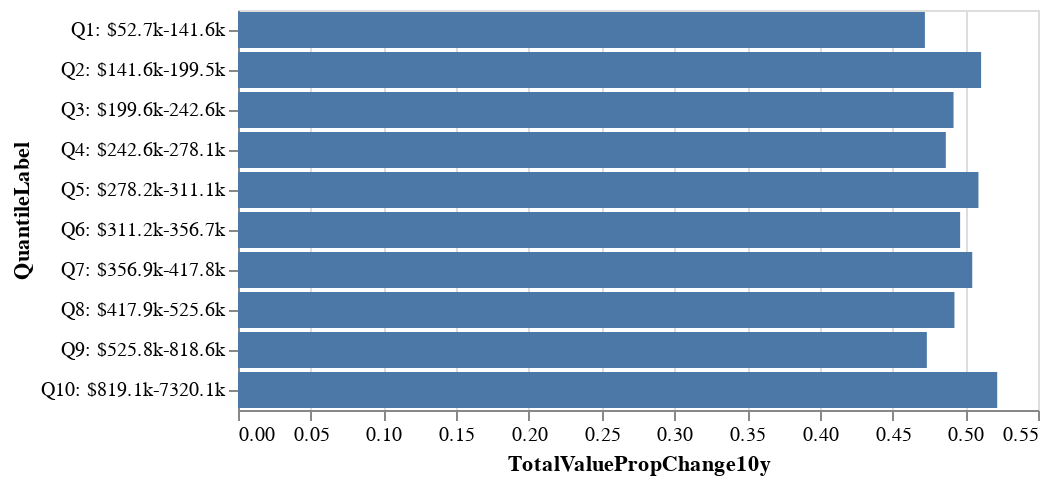

This figure's notebook cell:
### Markdown cell above
And the pattern is noticeably different for ten-year proportion change, with slightly higher growth in the values of the highest-priced properties.

### Code cell
alt.Chart(assessments).mark_bar().encode(
    x=alt.Y("TotalValuePropChange10y:Q"),
    y=alt.X("QuantileLabel:N", sort=alt.SortField("TotalValueQuintile")),
)

### Figure 1 — Vega-Lite specification as saved in the notebook (floating-point values rounded to 4 significant figures)
{"config": {"view": {"continuousWidth": 400, "continuousHeight": 300}}, "data": {"name": "data-310c340697d0af21c4ca7c099c08d31c"}, "mark": "bar", "encoding": {"x": {"field": "TotalValuePropChange10y", "type": "quantitative"}, "y": {"field": "QuantileLabel", "sort": {"field": "TotalValueQuintile"}, "type": "nominal"}}, "$schema": "https://vega.github.io/schema/vega-lite/v4.17.0.json", "datasets": {"data-310c340697d0af21c4ca7c099c08d31c": [{"TotalValueQuintile": 1, "TotalValuePropChange1y": 0.2456, "TotalValuePropChange5y": 0.4416, "TotalValuePropChange10y": 0.4722, "MinValue": 52700, "MaxValue": 141600, "QuantileLabel": "Q1: $52.7k-141.6k"}, {"TotalValueQuintile": 2, "TotalValuePropChange1y": 0.1264, "TotalValuePropChange5y": 0.4546, "TotalValuePropChange10y": 0.5109, "MinValue": 141600, "MaxValue": 199500, "QuantileLabel": "Q2: $141.6k-199.5k"}, {"TotalValueQuintile": 3, "TotalValuePropChange1y": 0.1329, "TotalValuePropChange5y": 0.4113, "TotalValuePropChange10y": 0.4919, "MinValue": 199600, "MaxValue": 242600, "QuantileLabel": "Q3: $199.6k-242.6k"}, {"TotalValueQuintile": 4, "TotalValuePropChange1y": 0.1345, "TotalValuePropChange5y": 0.4079, "TotalValuePropChange10y": 0.4866, "MinValue": 242600, "MaxValue": 278100, "QuantileLabel": "Q4: $242.6k-278.1k"}, {"TotalValueQuintile": 5, "TotalValuePropChange1y": 0.1381, "TotalValuePropChange5y": 0.408, "TotalValuePropChange10y": 0.5091, "MinValue": 278200, "MaxValue": 311100, "QuantileLabel": "Q5: $278.2k-311.1k"}, {"TotalValueQuintile": 6, "TotalValuePropChange1y": 0.1236, "TotalValuePropChange5y": 0.3971, "TotalValuePropChange10y": 0.4965, "MinValue": 311200, "MaxValue": 356700, "QuantileLabel": "Q6: $311.2k-356.7k"}, {"TotalValueQuintile": 7, "TotalValuePropChange1y": 0.1196, "TotalValuePropChange5y": 0.398, "TotalValuePropChange10y": 0.5048, "MinValue": 356900, "MaxValue": 417800, "QuantileLabel": "Q7: $356.9k-417.8k"}, {"TotalValueQuintile": 8, "TotalValuePropChange1y": 0.1016, "TotalValuePropChange5y": 0.3826, "TotalValuePropChange10y": 0.4926, "MinValue": 417900, "MaxValue": 525600, "QuantileLabel": "Q8: $417.9k-525.6k"}, {"TotalValueQuintile": 9, "TotalValuePropChange1y": 0.08901, "TotalValuePropChange5y": 0.3231, "TotalValuePropChange10y": 0.4736, "MinValue": 525800, "MaxValue": 818600, "QuantileLabel": "Q9: $525.8k-818.6k"}, {"TotalValueQuintile": 10, "TotalValuePropChange1y": 0.0624, "TotalValuePropChange5y": 0.2971, "TotalValuePropChange10y": 0.522, "MinValue": 819100, "MaxValue": 7320100, "QuantileLabel": "Q10: $819.1k-7320.1k"}]}}
